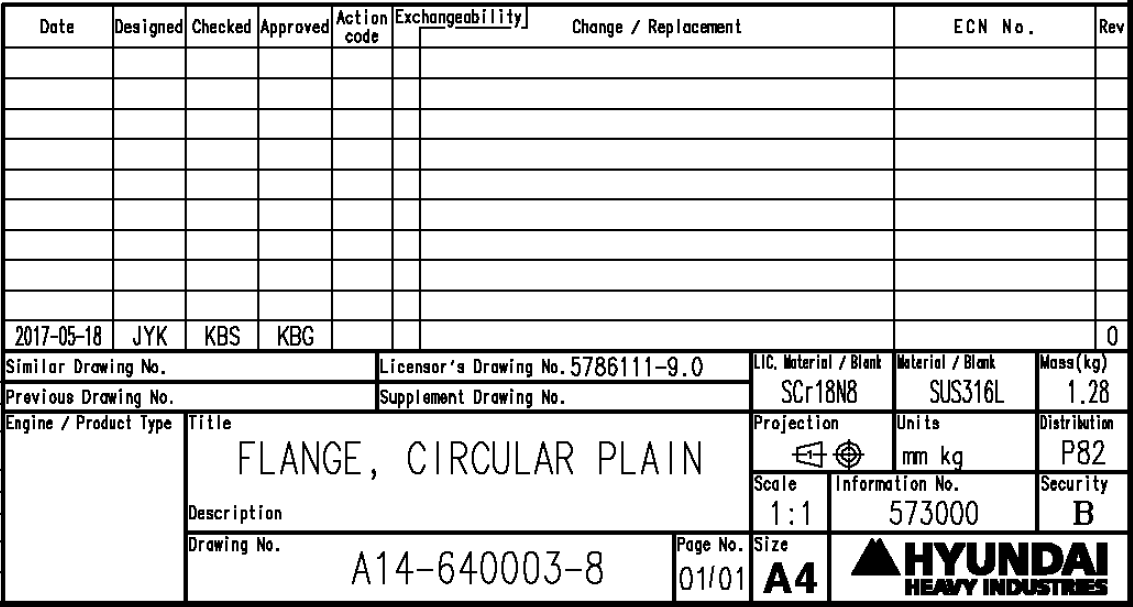
#> input picture input_doc/test_title_01.png, 1133 x 607 px, found by its file name; the run also reads 2 pictures not shown here
$ jupyter execute --allow-errors extract_title_block.ipynb
#> lines starting #> are read from the running program, lines starting #| are printed output that depends on the picture
> 📘 **전체 방법·이슈 정리:** [`DRAWING_EXTRACTION_GUIDE.md`](./DRAWING_EXTRACTION_GUIDE.md)
> 표제란 5필드 추출(섹션 1~5), 단일 `cell` YOLO 매핑(섹션 6), 치수·공차·GD&T·반경 OBB 파이프라인(섹션 7)과
> 학습 셋업(`drawing_obb.yaml`, `train_obb.py`)·주의사항을 한 문서로 정리해 두었습니다.

# Drawing Title-Block Extraction with Qwen2.5-VL-7B

Extracts five fields from an engineering-drawing title block into strict JSON:
**Title, Drawing No., LIC. Material, Material, Rev**.

- Reads each cell **verbatim** (text as printed on the drawing).
- Applies a case-only fix for known material codes (e.g. `SCR18N8` -> `SCr18N8`).
- The model is loaded **once** (cell 4); re-run `extract()` for any number of images.

Run with the `kardi_env` kernel.

## 1. Imports & configuration

[cell 1]
import json
import os
import re

import torch
from PIL import Image
# Qwen2.5-VL 모델 클래스와 전처리기(프로세서)를 가져온다.
from transformers import AutoProcessor, Qwen2_5_VLForConditionalGeneration
# 이미지/비디오 입력을 모델이 받을 수 있는 형태로 변환해 주는 Qwen 전용 유틸.
from qwen_vl_utils import process_vision_info

# 프로젝트 경로 / 모델 ID / 기본 입력 이미지 경로 설정.
PROJECT_DIR = "/home/jhkim/projects/Title_Qwen_VL_25_7B"
MODEL_ID = "Qwen/Qwen2.5-VL-7B-Instruct"  # 사용할 비전-언어 모델

# 입력 도면 이미지는 input_doc/ 에서 읽고, 추출 결과 JSON 은 output/ 에 저장한다.
INPUT_DIR = os.path.join(PROJECT_DIR, "input_doc")   # 입력 도면 이미지 폴더
OUTPUT_DIR = os.path.join(PROJECT_DIR, "output")     # 추출 결과 JSON 폴더
os.makedirs(OUTPUT_DIR, exist_ok=True)               # 없으면 생성

DEFAULT_IMAGE = os.path.join(INPUT_DIR, "test_title_02.png")  # 기본 테스트 이미지(표제란)

# ── 표제란 크롭/확대 설정 ────────────────────────────────────────────────────
# ROI: 잘라낼 영역 (left, top, right, bottom).
#   - None        → 전체 이미지 사용
#   - 0~1 비율    → 이미지 크기 대비 비율
#   - 1보다 큰 값 → 픽셀 좌표
#
# TITLE_BLOCK_ROI: 매핑에 없는 이미지에 적용할 기본 ROI.
# 위쪽 변경이력 설명 구간만 제거하고 전체 폭을 남겨 5개 필드를 모두 포함.
TITLE_BLOCK_ROI = (0.0, 0.26, 1.0, 1.0)

# 양식(파일)별 ROI 오버라이드 — 파일명(basename) 기준. 레이아웃이 다르므로 개별 지정.
#   test_title_02: 상단 변경이력만 제거 (top 0.26)
#   test_title_03: 상단 손글씨 주서만 제거, 좌측 세로형 리비전 표(Rev 6~0)는 보존 (top 0.16)
TITLE_BLOCK_ROI_MAP = {
    "test_title_02.png": (0.0, 0.26, 1.0, 1.0),
    "test_title_03.png": (0.0, 0.16, 1.0, 1.0),
}

# 작은 표제란 글자(공백·Rev 이력)의 가독성을 위해 입력을 확대.
TITLE_BLOCK_UPSCALE = 2          # 최소 확대 배율
TITLE_BLOCK_MIN_WIDTH = 2400     # 확대 후 보장할 최소 가로 픽셀(작으면 이 폭까지 키움)

# ── Rev 전용 크롭 설정 ───────────────────────────────────────────────────────
# 표제란 전체로는 좁은 Rev 열의 값을 누락하기 쉬워(맨 아래 값만 읽힘), Rev 열'만'
# 좁게 잘라 따로 읽는다. ★옆 'ECN No.' 열까지 들어가면 모델이 열을 헷갈리므로
# left 를 충분히 크게(≈0.95) 잡아 Rev 열만 감싸는 것이 중요. (라이브 테스트로 검증)
REV_ROI_MAP = {
    "test_title_02.png": (0.95, 0.00, 1.0, 0.47),   # 값: 1, 0
    "test_title_03.png": (0.95, 0.16, 1.0, 0.66),   # 값: 6,5,4,3,2,1,0
}
REV_UPSCALE = 8          # Rev 열은 매우 좁으므로 크게 확대
# REV_MIN_WIDTH: 확대 후 최소 가로폭 하한선. 현재 ROI(좁은 Rev 열 × 8배)에서는 이미
# 충분히 커서 거의 발동하지 않으므로 비활성화해 둠. 작은/저해상도 이미지가 들어와
# Rev 글자가 뭉개지면, 아래 줄과 read_rev_column 안의 관련 블록을 함께 uncomment.
# REV_MIN_WIDTH = 300      # 확대 후 보장할 최소 가로 픽셀

# ── LIC. Material 전용 크롭 설정 ─────────────────────────────────────────────
# LIC. Material / Blank 칸이 '비어 있을' 때, 전체 표제란 읽기는 바로 옆 'Material'
# 값을 빈 칸에 복사해 넣는 오류가 있다(라이브 검증: test_title_03 → SUS316 오인).
# 그래서 이 칸'만' 좁게 잘라 따로 읽는다. ROI 는 헤더('LIC. Material / Blank')를
# 빼고 '값이 들어가는 영역'만 감싼다(아래 'Projection' 행도 제외).
# ★빈 칸을 모델에게 읽히면 없는 글자를 지어내므로(예: 711), 모델 호출 전에 잉크
#  비율로 빈 칸을 먼저 걸러 None 처리한다(read_lic_material).
LIC_MAT_ROI_MAP = {
    "test_title_02.png": (0.295, 0.520, 0.560, 0.598),   # 값: W-FU-235-JR
    "test_title_03.png": (0.665, 0.672, 0.762, 0.726),   # 빈 칸 → None
}
LIC_MAT_UPSCALE = 4        # 셀이 작으므로 확대해 가독성 확보
LIC_MAT_BLANK_INK = 0.02   # 테두리 제외 내부의 어두운 픽셀 비율이 이 값 미만이면 빈 칸
                           #   (라이브 검증: 빈 칸≈0.00, 글자 있음≈0.11)

## 2. Prompt & helper functions

[cell 2]
# ── 모델에 보낼 지시문(프롬프트) ─────────────────────────────────────────────
# 도면 표제란(title block)에서 5개 필드를 추출해 "엄격한 JSON" 형식으로만
# 출력하도록 모델에게 지시한다. 핵심 규칙:
#   - 지정한 5개 키만 사용 (Title, Drawing No., LIC. Material, Material, Rev)
#   - 도면에 인쇄된 글자를 그대로(verbatim) 옮길 것 (★공백·괄호까지 보존)
#   - "Rev"는 맨 오른쪽 'Rev' 열에 세로로 쌓인 '모든' 값을 위→아래 배열로 (예: ["1","0"])
#     ※ 맨 아래(최신) 값 하나만 반환하지 말 것
#   - 별도의 "Security" 칸 값(예: "B")과 혼동 금지
#   - 찾지 못한 필드는 null / JSON 객체만 출력 (마크다운/설명 금지)
PROMPT = (
    "This image is the title block of a mechanical engineering drawing.\n"
    "Extract exactly the following five fields and return them as strict JSON:\n"
    '  "Title"         - the part/drawing title (the large text in the "Title" cell)\n'
    '  "Drawing No."   - the drawing number (the "Drawing No." cell)\n'
    '  "LIC. Material" - the value in the "LIC. Material / Blank" cell\n'
    '  "Material"      - the value in the "Material / Blank" cell '
    '(the one WITHOUT the "LIC." prefix)\n'
    '  "Rev"           - The far-right column titled "Rev" can contain MULTIPLE '
    'revision values stacked vertically (one per revision row). Return EVERY value '
    'present in that column as a JSON array of strings, ordered TOP to BOTTOM '
    '(e.g. if the column shows 1 above 0, return ["1","0"]). '
    'Read each revision row and include its Rev value -- do NOT return only the '
    'latest/bottom value, and do NOT collapse them into one. '
    'Each entry is a single digit/letter. If there is genuinely only one value, '
    'return a 1-element array (e.g. ["0"]). '
    'Do NOT use the separate "Security" cell value (e.g. "B") for this field.\n'
    "Rules:\n"
    "- Use these exact JSON keys: \"Title\", \"Drawing No.\", "
    "\"LIC. Material\", \"Material\", \"Rev\".\n"
    "- Copy the text VERBATIM as printed, preserving every space and punctuation "
    "mark EXACTLY. Keep the space before '(' and the spaces inside the text "
    '(e.g. "FLANGE (JIS 1K-1000A)" -- do NOT output "FLANGE(JIS1K-1000A)"). '
    "Never remove, add, or normalize spaces.\n"
    "- If a field cannot be found, set its value to null.\n"
    "- Output ONLY the JSON object. No markdown fences, no explanation."
)

# ── 알려진 재질 코드의 표준(정식) 철자 목록 ──────────────────────────────────
# 모델 OCR 결과가 아래 값과 "대소문자만 다르게" 일치하면 표준 철자로 교정한다.
# 이 보정은 오직 '대소문자'만 바꾸며, 글자 자체(문자 구성)는 절대 바꾸지 않는다.
# 목록에 없는 값은 그대로 통과시킨다. 새 코드는 여기에 추가하면 된다.
CANONICAL_MATERIALS = [
    "SCr18N8",
    "SUS316L",
    "SCrNi",
]


# [23 lines left out: functions fix_material_case, parse_json, not called in this run]

## 3. Load the model (run once)

First run downloads/loads ~16.5 GB across 5 shards (~1-2 min).

[cell 3]
print(f"Loading {MODEL_ID} ...")
# 모델 로드: torch_dtype="auto"는 가중치에 맞는 정밀도 자동 선택,
# device_map="auto"는 사용 가능한 GPU(들)에 자동으로 레이어를 배치한다.
#> (the rest of this cell did not finish here and is left out)

## 4. Extraction function

[cell 4]
def _crop_roi(img, roi):
    """PIL 이미지에서 roi(비율 또는 픽셀)를 잘라 반환."""
#> called with roi = (0, 0.26, 1, 1)
    l, t, r, b = roi
    W, H = img.size
    if max(roi) <= 1.0:                              # 비율(0~1) → 픽셀 환산
        box = (int(l * W), int(t * H), int(r * W), int(b * H))
    else:                                            # 픽셀 좌표 그대로
        box = (int(l), int(t), int(r), int(b))
    return img.crop(box)
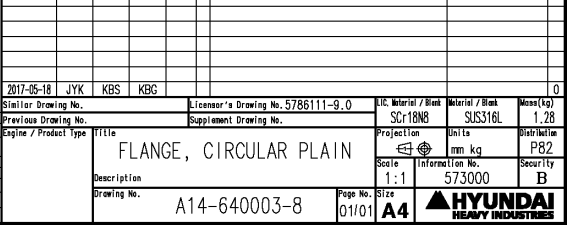
#> returned value: PIL image 1133x450 RGB (shown at 1/2 size); min 0, max 255, mean 212.8


def load_title_block(image_path, roi=None, upscale=None, min_width=None):
    """이미지를 열어 (선택) 표제란 영역만 크롭하고 확대한 PIL 이미지를 반환.

    roi=None  → 파일별 매핑(TITLE_BLOCK_ROI_MAP) → 전역 기본값(TITLE_BLOCK_ROI) 순으로 결정.
    작은 표제란은 글자 공백/Rev 이력이 뭉개지므로 upscale 배 + min_width 까지 확대.
    """
    # ROI 결정 우선순위: 호출 인자 > 파일별 매핑 > 전역 기본값.
    if roi is None:
        roi = TITLE_BLOCK_ROI_MAP.get(os.path.basename(image_path), TITLE_BLOCK_ROI)
    upscale = TITLE_BLOCK_UPSCALE if upscale is None else upscale
    min_width = TITLE_BLOCK_MIN_WIDTH if min_width is None else min_width

    img = Image.open(image_path).convert("RGB")
    if roi is not None:
        img = _crop_roi(img, roi)

    # 확대: upscale 배 적용하되, 가로폭이 min_width 보다 작으면 그만큼 더 키움.
    scale = upscale
    if img.width * scale < min_width:
        scale = min_width / img.width
    if scale != 1:
        img = img.resize((round(img.width * scale), round(img.height * scale)),
                         Image.LANCZOS)            # 선명한 업스케일
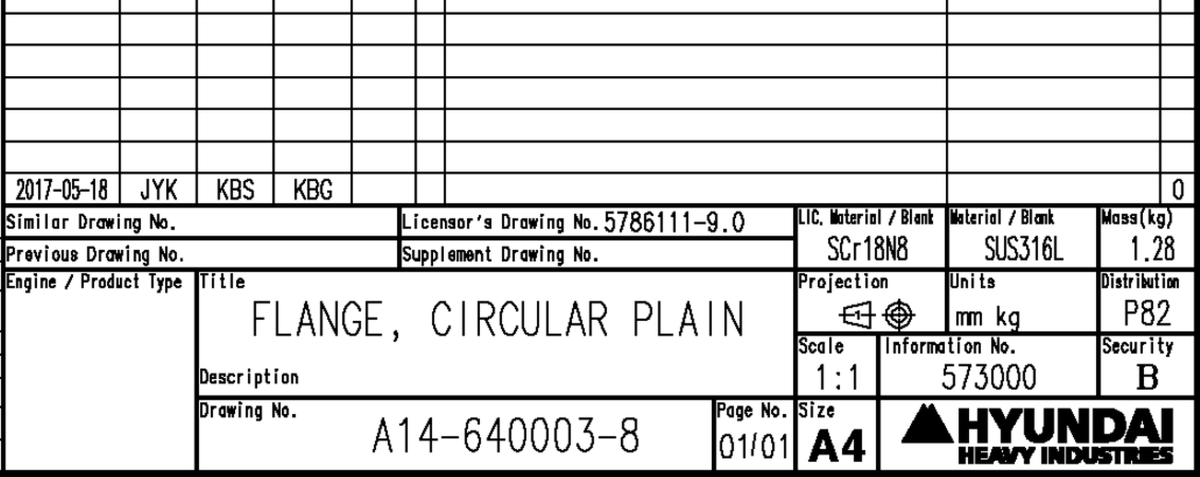
#> img: PIL image 2400x953 RGB (shown at 1/2 size); min 0, max 255, mean 212.7
#| 모델 입력 크기: 2400x953 px
#> (the rest of the program and of its run is left out)
